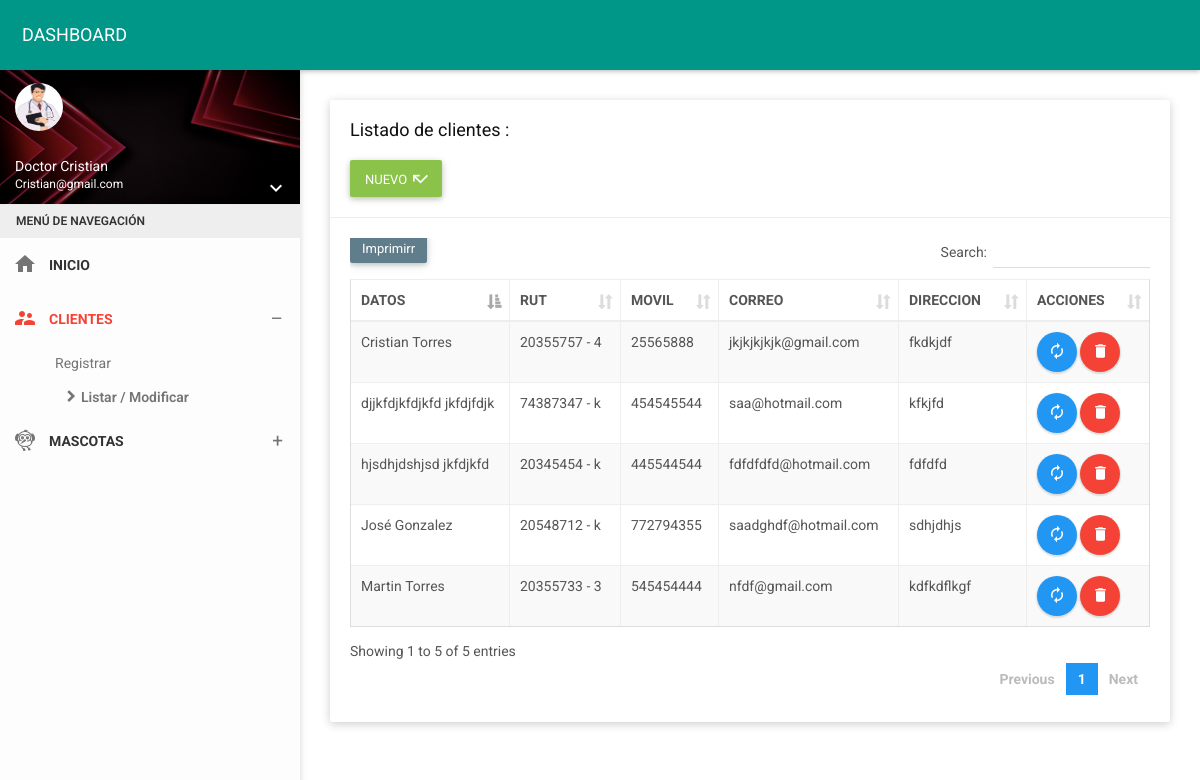
The app's page /folder/clientes.php (signed in) with its own data.
### tables this page shows
CREATE TABLE `owner` (
  `id_due` int(11) NOT NULL,
  `dni_due` char(8) NOT NULL,
  `digito_ver` varchar(1) NOT NULL,
  `nom_due` varchar(35) NOT NULL,
  `ape_due` varchar(35) NOT NULL,
  `fecnaci` varchar(35) NOT NULL,
  `movil` char(9) NOT NULL,
  `correo` varchar(30) NOT NULL,
  `direc` varchar(150) NOT NULL,
  `estado` char(1) NOT NULL,
  `fere` timestamp NOT NULL DEFAULT current_timestamp() ON UPDATE current_timestamp()
);

### controlador/ownercontrolador.php (called while the page is built, shortened)
<?php
require_once '../modelo/modeloowner.php';
class ownercontrolador{
    function mostrar(){
        $owner=new Modelo();
        $dato=$owner->mostrar("owner", "1");
        require_once '../vista/clientes/mostrar.php';
    }
    }

### modelo/modeloowner.php (called while the page is built, shortened)
<?php
class Modelo{
  private $owner;
  private $db;
  public function __construct(){
      $this->owner=array();
      $this->db=new PDO('mysql:host=localhost;dbname=vetdog',"root","");
  }
  public function mostrar($tabla,$condicion){
      $consulta="SELECT * FROM owner";
      $resultado=$this->db->query($consulta);
      while ($tabla=$resultado->fetchAll(PDO::FETCH_ASSOC)) {
          $this->owner[]=$tabla;
      }
      return $this->owner;
    }
}
 ?>

### vista/clientes/mostrar.php (the view, shortened to what this page needs)
<!DOCTYPE html>
<html>
<head>
    <link href="../assets/plugins/bootstrap/css/bootstrap.css" rel="stylesheet">
    <link href="../assets/plugins/node-waves/waves.css" rel="stylesheet" />
    <link href="../assets/plugins/animate-css/animate.css" rel="stylesheet" />
    <link href="../assets/plugins/jquery-datatable/skin/bootstrap/css/dataTables.bootstrap.css" rel="stylesheet">
    <link href="../css/style.css" rel="stylesheet">
    <link href="../assets/css/themes/all-themes.css" rel="stylesheet" />
</head>
<body class="theme-red">
    <nav class="navbar">
        <div class="container-fluid">
            <div class="navbar-header">
                <a class="navbar-brand" href="../vista/panel-admin/administrador"> DASHBOARD </a>
            </div>
            <div class="collapse navbar-collapse" id="navbar-collapse">
            </div>
        </div>
    </nav>
    <section>
        <aside id="leftsidebar" class="sidebar">
            <div class="user-info">
                <div class="image">
                    <img src="../assets/img/mujerico.png" width="48" height="48" alt="User" />
                </div>
                <div class="info-container">
                    <div class="name" data-toggle="dropdown" aria-haspopup="true" aria-expanded="false"><?php echo ucfirst($_SESSION['nombre']); ?></div>
                    <div class="email"><?php echo ucfirst($_SESSION['correo']); ?></div>
                    <div class="btn-group user-helper-dropdown">
                        <i class="material-icons" data-toggle="dropdown" aria-haspopup="true" aria-expanded="true">keyboard_arrow_down</i>
                    </div>
                </div>
            </div>
            <div class="menu">
                <ul class="list">
                    <li class="header">MENÚ DE NAVEGACIÓN</li>
                    <li>
                        <a href="../vista/panel-admin/administrador">
                            <i class="material-icons">home</i>
                            <span>INICIO</span>
                        </a>
                    </li>
                    <li class="active">
                        <a href="javascript:void(0);" class="menu-toggle">
                            <i class="material-icons">supervisor_account</i>
                            <span>CLIENTES</span>
                        </a>
                        <ul class="ml-menu">
                            <li>
                                <a href="../vista/clientes/nuevo">Registrar</a>
                            </li>
                            <li class="active">
                                <a href="clientes">Listar / Modificar</a>
                            </li>
                        </ul>
                    </li>
                    <li>
                        <a href="javascript:void(0);" class="menu-toggle">
                            <i class="material-icons">flutter_dash</i>
                            <span>MASCOTAS</span>
                        </a>
</li>
    </section>
    <section class="content">
        <div class="container-fluid">
            <div class="row clearfix">
                <div class="col-lg-12 col-md-12 col-sm-12 col-xs-12">
                    <div class="card">
                        <div class="header">
                            <h2>
                                Listado de clientes :
                            </h2><br> <a type="button" href="../vista/clientes/nuevo" class="btn bg-light-green waves-effect">
                                <span>NUEVO</span>
                                <i class="material-icons">call_missed</i>
                            </a>
                        </div>
                        <div class="body">
                            <div class="table-responsive">
                                <table class="table table-bordered table-striped table-hover dataTable js-exportable">
                                    <thead>
                                        <tr>
                                        <th>DATOS</th>
                                        <th>RUT</th>
                                        <th>MOVIL</th>
                                        <th>CORREO</th>
                                        <th>DIRECCION</th>
                                        <th>ACCIONES</th>
                                    </tr>
                                    </thead>
                                    <tbody>
                                       <?php
                          foreach ($dato as $key => $value){
                              foreach ($value as $va) { ?>
                                        <tr>
            <td><?php echo $va['nom_due'];?>&nbsp;<?php echo $va['ape_due'];?></td>
            <td><?php echo $va['dni_due'];?>&nbsp;<?php echo '-';?>&nbsp;<?php echo $va['digito_ver'];?></td>
            <td><?php echo $va['movil'];?></td>
            <td><?php echo $va['correo'];?></td>
            <td><?php echo $va['direc'];?></td>
<td><a type="button" href="../vista/clientes/edit?id=<?php echo $va["id_due"]; ?>"  class="btn bg-blue btn-circle waves-effect waves-circle waves-float">
                    <i class="material-icons">autorenew</i>
                </a>
                <a type="button" onclick="return confirm('Estás seguro que deseas eliminar el registro?');"href="../vista/clientes/borrar?id=<?php echo $va["id_due"]; ?>"  class="btn bg-red btn-circle waves-effect waves-circle waves-float">
                    <i class="material-icons">delete</i>
                </a>
                                        </tr>
                            <?php
                              }
                              }
                              ?>
                                    </tbody>
                                </table>
                            </div>
                        </div>
                    </div>
                </div>
            </div>
        </div>
    </section>
</body>
</html>

### assets/css/themes/all-themes.css (style rules this page uses)
.theme-red .navbar-brand { color: #fff; }
.theme-red .sidebar .menu .list li.active { background-color: transparent; }
.theme-red .sidebar .menu .list li.active > :first-child i, .theme-red .sidebar .menu .list li.active > :first-child span { color: #F44336; }
.theme-red .sidebar .menu .list .toggled { background-color: transparent; }
.theme-red .sidebar .menu .list .ml-menu { background-color: transparent; }

### records on screen
owner: nom_due "Cristian", ape_due "Torres", dni_due "20355757", digito_ver "4", movil "25565888", correo "jkjkjkjkjk@gmail.com", direc "fkdkjdf"
owner: nom_due "hjsdhjdshjsd", ape_due "jkfdjkfd", dni_due "20345454", digito_ver "k", movil "445544544", correo "fdfdfdfd@hotmail.com", direc "fdfdfd"
owner: nom_due "djjkfdjkfdjkfd", ape_due "jkfdjfdjk", dni_due "74387347", digito_ver "k", movil "454545544", correo "saa@hotmail.com", direc "kfkjfd"
owner: nom_due "José", ape_due "Gonzalez", dni_due "20548712", digito_ver "k", movil "772794355", correo "saadghdf@hotmail.com", direc "sdhjdhjs"
owner: nom_due "Martin", ape_due "Torres", dni_due "20355733", digito_ver "3", movil "545454444", correo "nfdf@gmail.com", direc "kdfkdflkgf"

### other values on screen
$_SESSION['nombre'] "Doctor Cristian"
$_SESSION['correo'] "Cristian@gmail.com"
